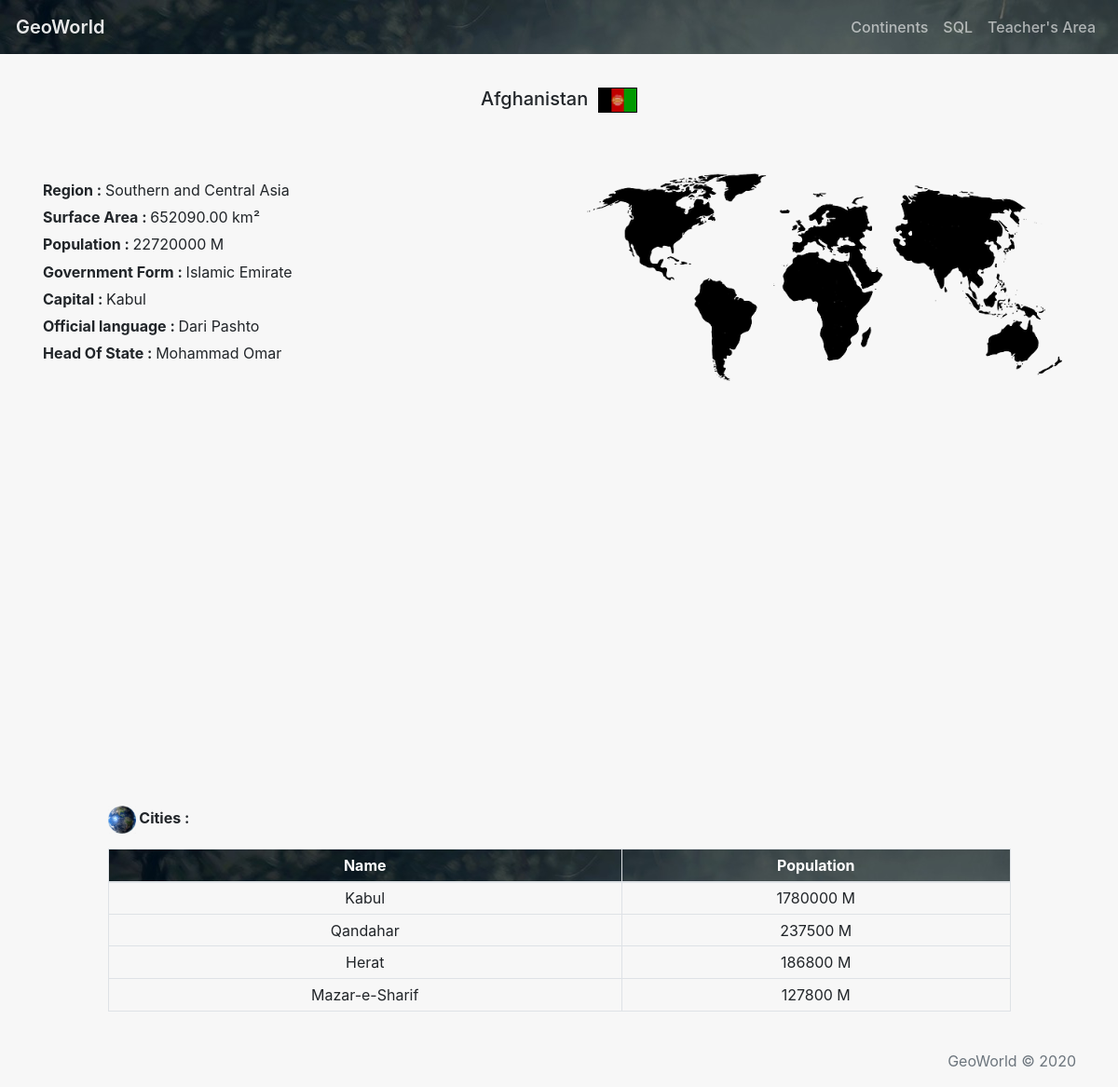
The page /view.php?country=2 on the database its author committed.
### tables this page shows
CREATE TABLE `Country`
(
    `id`             int(11)                                                                                NOT NULL AUTO_INCREMENT,
    `Code`           char(3)                                                                                         DEFAULT NULL,
    `Name`           char(52)                                                                               NOT NULL DEFAULT '',
    `Continent`      enum ('Asia','Europe','North America','Africa','Oceania','Antarctica','South America') NOT NULL DEFAULT 'Asia',
    `Region`         char(26)                                                                               NOT NULL DEFAULT '',
    `SurfaceArea`    float(10, 2)                                                                           NOT NULL DEFAULT '0.00',
    `IndepYear`      smallint(6)                                                                                     DEFAULT NULL,
    `Population`     int(11)                                                                                NOT NULL DEFAULT '0',
    `LifeExpectancy` float(3, 1)                                                                                     DEFAULT NULL,
    `GNP`            float(10, 2)                                                                                    DEFAULT NULL,
    `GNPOld`         float(10, 2)                                                                                    DEFAULT NULL,
    `LocalName`      char(45)                                                                               NOT NULL DEFAULT '',
    `GovernmentForm` char(45)                                                                               NOT NULL DEFAULT '',
    `HeadOfState`    char(60)                                                                                        DEFAULT NULL,
    `Capital`        int(11)                                                                                         DEFAULT NULL,
    `Code2`          char(2)                                                                                NOT NULL DEFAULT '',
    PRIMARY KEY (`id`) USING BTREE
);

CREATE TABLE `City`
(
    `id`         int(11)  NOT NULL AUTO_INCREMENT,
    `idCountry`  int(11)           DEFAULT NULL,
    `Name`       char(35) NOT NULL DEFAULT '',
    `District`   char(20) NOT NULL DEFAULT '',
    `Population` int(11)  NOT NULL DEFAULT '0',
    PRIMARY KEY (`id`) USING BTREE,
    KEY `fk_constraint_city_country` (`idCountry`),
    CONSTRAINT `fk_constraint_city_country` FOREIGN KEY (`idCountry`) REFERENCES `Country` (`id`)
);

CREATE TABLE `Language`
(
    `id`   int(11)     NOT NULL AUTO_INCREMENT,
    `Name` varchar(30) NOT NULL,
    PRIMARY KEY (`id`) USING BTREE
);

### func/functions.php (called while the page is built, shortened)
<?php
require_once 'db.php';
function adminLogged(){
    if(isset($_SESSION['admin'])){
        return 1;
    }else{
        return 0;
    }
}
function teacherLogged(){
    if(isset($_SESSION['teacher'])){
        return 1;
    }else{
        return 0;
    }
}
function getCountryInfo($idCountry){
    global $dataDB;
    $prepare = $dataDB->prepare("SELECT * FROM Country WHERE id = :id");
    $prepare->bindValue(':id', $idCountry, PDO::PARAM_INT);
    $prepare->execute();
    return $prepare->fetch();
}
function getCapital($idCountry){
    global $dataDB;
    $prepare = $dataDB->prepare("SELECT City.Name FROM City,Country WHERE City.id = Country.Capital AND Country.id = :id");
    $prepare->bindValue(':id', $idCountry, PDO::PARAM_INT);
    $prepare->execute();
    return $prepare->fetch();
}
function getOfficialLanguage($idCountry){
    global $dataDB;
    $prepare = $dataDB->prepare("SELECT Language.Name FROM Language,CountryLanguage WHERE Language.id = CountryLanguage.idLanguage AND CountryLanguage.idCountry = :id AND CountryLanguage.IsOfficial = 'T'");
    $prepare->bindValue(':id', $idCountry, PDO::PARAM_INT);
    $prepare->execute();
    return $prepare->fetchAll();
}
function getCityInfo($idCountry){
    global $dataDB;
    $prepare = $dataDB->prepare("SELECT id,idCountry,Name,Population FROM City WHERE idCountry = :id");
    $prepare->bindValue(':id', $idCountry, PDO::PARAM_INT);
    $prepare->execute();
    return $prepare->fetchAll();
}

### view.php (the view, shortened to what this page needs)
<?php
require_once 'func/functions.php';
if(!empty($_GET['country'])){
    $idCountry = $_GET['country'];
    if(countryExist($idCountry)) {
        $getCountryInfo = getCountryInfo($idCountry);
        $getCapital = getCapital($idCountry);
        $getOfficialLanguage = getOfficialLanguage($idCountry);
        $getCityInfo = getCityInfo($idCountry);
    }else{
        header("Location: notFound.php");
    }
}else{
    header("Location: notFound.php");
}
?>
<?php require_once 'inc/header.php'; ?>
<main role="main" class="flex-shrink-0">
    <div class="container">
        <table align="center">
            <tr>
                <td><h5 class="text-center" ><?php echo $getCountryInfo->Name; ?> <img style="border: 1px solid black;" src="img/flag/<?php echo $getCountryInfo->Name; ?>.png" height="27" width="42"></h5></td>
            </tr>
        </table>
        <div class="row">
            <div class="col-sm-6">
                <br><br><p></p>
                <table>
                    <tr>
                        <td><h6 style="font-weight: bold;">Region : <span style="font-weight: normal;"><?php echo $getCountryInfo->Region; ?></span></h6></td>
                    </tr>
                    <tr>
                        <td><h6 style="font-weight: bold;">Surface Area : <span style="font-weight: normal;"><?php echo $getCountryInfo->SurfaceArea; ?> km²</span></h6></td>
                    </tr>
                    <tr>
                        <td><h6 style="font-weight: bold;">Population : <span style="font-weight: normal;"><?php echo $getCountryInfo->Population; ?> M</span></h6></td>
                    </tr>
                    <tr>
                        <td><h6 style="font-weight: bold;">Government Form : <span style="font-weight: normal;"><?php echo $getCountryInfo->GovernmentForm; ?></span></h6></td>
                    </tr>
                    <tr>
                        <td><h6 style="font-weight: bold;">Capital : <span style="font-weight: normal;"><?php echo (!empty($getCapital->Name)) ? $getCapital->Name : ""; ?></span></h6></td>
                    </tr>
                    <tr>
                        <td><h6 style="font-weight: bold;">Official language : <span style="font-weight: normal;">
                            <?php foreach ($getOfficialLanguage as $Olang){ echo (!empty($Olang->Name)) ? "$Olang->Name " : ""; } ?>
                        </span></h6></td>
                    </tr>
                    <tr>
                        <td><h6 style="font-weight: bold;">Head Of State : <span style="font-weight: normal;"><?php echo $getCountryInfo->HeadOfState; ?></span></h6></td>
                    </tr>
                </table>
            </div>
            <div class="col-sm-6 "><br><p></p>
                <div class="col-sm-12">
                    <img src="img/pays.png" class="d-block w-100">
                </div>
            </div>
            <div style="margin:auto; padding-top: 60px; width: 70%; height: 400px;" class="text-center" id="piechart"></div>
            <div class="table-responsive" style="width: 85%; margin: auto;">
                <br><p></p>
                <h6 style="font-weight: bold;"> <a href="https://earth.google.com/web/@-34.60960027,-100.74439882,-13267.34577873a,29549777.35057354d,35y,0h,0t,0r" target="_blank">
                        <img src="img/logo.png" width="30" height="30" >
                    </a> Cities :</h6><p></p>
                <table class="table text-center table-bordered table-sm">
                    <thead class="geonav">
                    <tr>
                        <th>Name</th>
                        <th>Population</th>
                    </tr>
                    </thead>
                    <tr>
                        <?php foreach($getCityInfo as $indice => $city): ?>
                    <tr>
                        <td><?php echo $city->Name; ?></td>
                        <td><?php echo $city->Population; ?> M</td>
                    </tr>
                    <?php endforeach; ?>
                </table>
            </div>
        </div>
    </div>
</main>
<?php require_once 'inc/footer.php'; ?>

### inc/header.php (shortened to what this page needs)
<?php require_once 'func/functions.php'; ?>
<!doctype html>
<html lang="fr">
<head>
  <link href="css/bootstrap.min.css" rel="stylesheet">
  <link href="css/style.css" rel="stylesheet" type="text/css">
</head>
<body>
<header>
    <nav class="geonav navbar navbar-expand-md navbar-dark">
        <table>
            <tr>
                <td><a class="geoworld navbar-brand" style="color: white; font-weight: 600; opacity: 0.9;" href="index.php">GeoWorld</a></td>
            </tr>
        </table>
        <div class="collapse navbar-collapse" id="navbarsExampleDefault">
            <ul class="navbar-nav ml-auto">
                <li class="nav-item">
                    <a style="color: white; font-weight: 500; opacity: 0.6;" class="nav-link text-center" href="" data-toggle="modal" data-target="#continentsModalCenter">Continents</a>
                </li>
                <li class="nav-item">
                    <a style="color: white; font-weight: 500; opacity: 0.6;" class="nav-link text-center" href="sqlQuery.php" data-toggle="modal" data-target="#sqlModalCenter">SQL</a>
                </li>
                <?php if(!adminLogged() && !teacherLogged()): ?>
                    <li class="nav-item">
                        <a style="color: white; font-weight: 500; opacity: 0.6;" class="nav-link text-center" href="teacherLogin.php">Teacher's Area</a>
                    </li>
                <?php endif; ?>
            </ul>
        </div>
    </nav>
</header>

### inc/footer.php (shortened to what this page needs)
<footer>
    <div class="thefoot container text-right">
        <span class="text-muted" title="By the team Mugiwara (Dalil, Jérémie, Vincent). ">GeoWorld &copy; 2020</span>
    </div>
</footer>
</body>
</html>

### css/style.css (style rules this page uses)
body { background-color: #f7f7f7; }
main { padding-top: 35px; padding-bottom: 25px; }
.geonav { background-image: url("../img/asia.jpg"); color: #ffffff; }
.geoworld { font-weight: 500; color: #ffffff; }

### rows shown on the page
country: Name "Afghanistan", Name (picture), Region "Southern and Central Asia", SurfaceArea "652090.00", Population "22720000", GovernmentForm "Islamic Emirate", HeadOfState "Mohammad Omar"
city: Name "Kabul", Population "1780000"
language: Name "Dari"
language: Name "Pashto"
city: Name "Qandahar", Population "237500"
city: Name "Herat", Population "186800"
city: Name "Mazar-e-Sharif", Population "127800"
